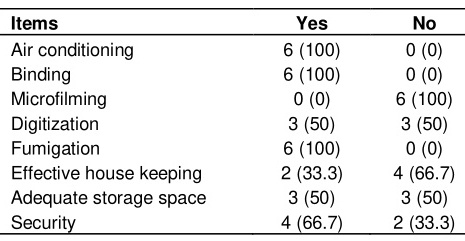
#> input picture test.jpg, 465 x 241 px
$ python -i ocr_utils.py   (imports and definitions only)
#> lines starting #> are read from the running program, lines starting #| are printed output that depends on the picture
### common/params.py
# -*- coding: utf-8 -*-

from __future__ import absolute_import
from __future__ import division
from __future__ import print_function

import os
import platform

import torch


class Base_Config(object):
    def __init__(self, debug=True):
#> further down, picture is the input picture: shape (241, 465, 3); min 0, max 255, mean 233
        self.use_gpu = True if torch.cuda.is_available() else False
        if self.use_gpu == True:
            self.device = '0'
        else:
            os.environ['CUDA_VISIBLE_DEVICES'] = "-1"
            self.device = 'cpu'

        self.ir_optim = True
        self.min_subgraph_size = 15
        self.precision = "fp32"
        self.gpu_mem = 500

        self.use_onnx = True #if platform.system().lower() == 'windows' or self.use_gpu == False else False

        # params for text detector
        self.remove_slip = False
        self.slip_angle = 5  # 度数：°
        self.det_algorithm = "DB"
        self.det_model_dir = "inference/ocr/det/det.onnx"
        self.det_limit_side_len = 1696  # 960
        self.det_limit_type = 'max'
        # DB parmas
        self.det_db_thresh = 0.3  # DB模型输出预测图的二值化阈值
        self.det_db_box_thresh = 0.4  # DB模型输出框的阈值，低于此值的预测框会被丢弃
        # self.det_db_unclip_ratio = 2.0  # 检测后处理时控制文本框大小,DB模型输出框扩大的比例
        self.det_db_unclip_ratio = 1.0  # 检测后处理时控制文本框大小,DB模型输出框扩大的比例
        self.use_dilation = True
        self.det_db_score_mode = "fast"

        self.rec_algorithm = "SVTR_LCNet"
        self.rec_image_shape = "3, 48, 320"
        self.rec_model_dir = "inference/ocr/rec/rec.onnx"
        self.rec_char_type = 'ch'
        self.rec_batch_num = 30  # 进行识别时，同时前向的图片数
        self.max_text_length = 25  # 默认训练时的文本可识别的最大长度

        self.rec_char_dict_path = "./ppocr/utils/ppocr_keys_v1.txt"
        self.use_space_char = True
        self.cand_alphabet = None  # todo
        self.vis_font_path = "./ppocr/fonts/simfang.ttf"
        # self.drop_score = 0.5
        self.drop_score = 0.3
        if debug:
            self.is_visualize = True
            self.is_visualize_char = True
        else:
            self.is_visualize = False
            self.is_visualize_char = False
        # self.char_out = True #     是否输出单个字符坐标相关信息
        # self.union = True # 是否水平方向合并检测框
        self.save_crop_res = False
        self.crop_res_save_dir = r'./test/output'
        self.save_path = './test'

        # params for text classifier
        self.use_angle_cls = False
        self.cls_model_dir = ""
        self.cls_image_shape = "3, 48, 192"
        self.label_list = ['0', '180']
        self.cls_batch_num = 30
        self.cls_thresh = 0.9

        self.enable_mkldnn = False
        self.cpu_threads = 10
        self.use_pdserving = False
        self.warmup = False
        self.use_tensorrt = False

        self.use_mp = True
        self.total_process_num = 4
        self.process_id = 0
        self.ir_optim = True
        self.benchmark = False
        self.show_log = True

        self.layout_model_dir = r'inference/table_detect'
        self.layout_dict_path = r'ppocr/utils/dict/layout_dict/layout_table_dict.txt'
        self.layout_score_threshold = 0.5
        self.layout_nms_threshold = 0.5
        self.layout_size = [800, 608]  # h, w

        if debug:
            self.isToExcel = True
            self.table_show = True
            self.table_save = True
        else:
            self.isToExcel = False
            self.table_show = False
            self.table_save = False

        self.is_slide = False
        self.is_resize = True
        self.config = r'table_structure_recognition/models/erfnet/erfnet_fcn_4x4_1024x1024_160k_common_table.py'
        self.checkpoint = r'table_structure_recognition/models/erfnet/best_mIoU_epoch_297.pth'
        self.opacity = 0.5  # Opacity of painted segmentation map. In (0, 1] range
        self.out_file = 'test/mmseg_result.jpg'  # None


    def __getattr__(self, item):
        return item

debug = True
args = Base_Config(debug = debug)


# [3 lines that do not run on import are left out]

### common/ocr_utils.py
import re
import time
from PIL import Image
from scipy.signal import find_peaks
from scipy.ndimage import filters, interpolation
from numpy import amin, amax
import numpy as np
import base64
from io import BytesIO
import cv2
from loguru import logger as log
from pandas import Series
from common.params import Base_Config
# [1 line that did not run here, left out]

# [259 lines left out: functions resize_im, estimate_skew_angle, eval_angle, removered, cal_center, reorganize_box and 7 more, not called in this run]


## 获取图片旋转角度
def get_minAreaRect(image):
    gray = cv2.cvtColor(image, cv2.COLOR_BGR2GRAY)
    gray = cv2.bitwise_not(gray)
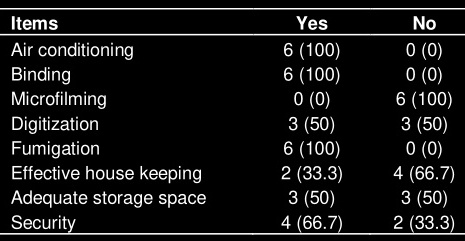
#> gray: shape (241, 465); min 0, max 255, mean 22
    thresh = cv2.threshold(gray, 0, 255, cv2.THRESH_BINARY | cv2.THRESH_OTSU)[1]
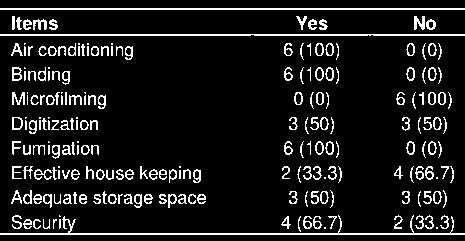
#> thresh: shape (241, 465); 10% white in thin lines or dots
    coords = np.column_stack(np.where(thresh > 0))
#> coords = 11165 pairs, first value 8 to 234, second value 0 to 464
    return cv2.minAreaRect(coords)

# [78 lines left out: functions order_points, fourxy2twoxy, solve, four_point_transform, re_map, not called in this run]

>>> import cv2
>>> picture = cv2.imread('../test.jpg')
>>> result = get_minAreaRect(picture)
#> result = ((121, 232), (464, 226), -90)
